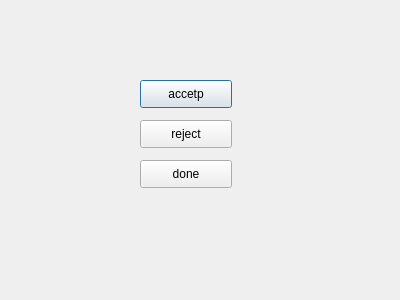
<?xml version="1.0" encoding="UTF-8"?>
<ui version="4.0">
 <class>myDialog</class>
 <widget class="QDialog" name="myDialog">
  <property name="geometry">
   <rect>
    <x>0</x>
    <y>0</y>
    <width>400</width>
    <height>300</height>
   </rect>
  </property>
  <property name="windowTitle">
   <string>Dialog</string>
  </property>
  <widget class="QPushButton" name="acceptBtn">
   <property name="geometry">
    <rect>
     <x>140</x>
     <y>80</y>
     <width>92</width>
     <height>28</height>
    </rect>
   </property>
   <property name="text">
    <string>accetp</string>
   </property>
  </widget>
  <widget class="QPushButton" name="rejectBtn">
   <property name="geometry">
    <rect>
     <x>140</x>
     <y>120</y>
     <width>92</width>
     <height>28</height>
    </rect>
   </property>
   <property name="text">
    <string>reject</string>
   </property>
  </widget>
  <widget class="QPushButton" name="doneBtn">
   <property name="geometry">
    <rect>
     <x>140</x>
     <y>160</y>
     <width>92</width>
     <height>28</height>
    </rect>
   </property>
   <property name="text">
    <string>done</string>
   </property>
  </widget>
 </widget>
 <resources/>
 <connections/>
</ui>
